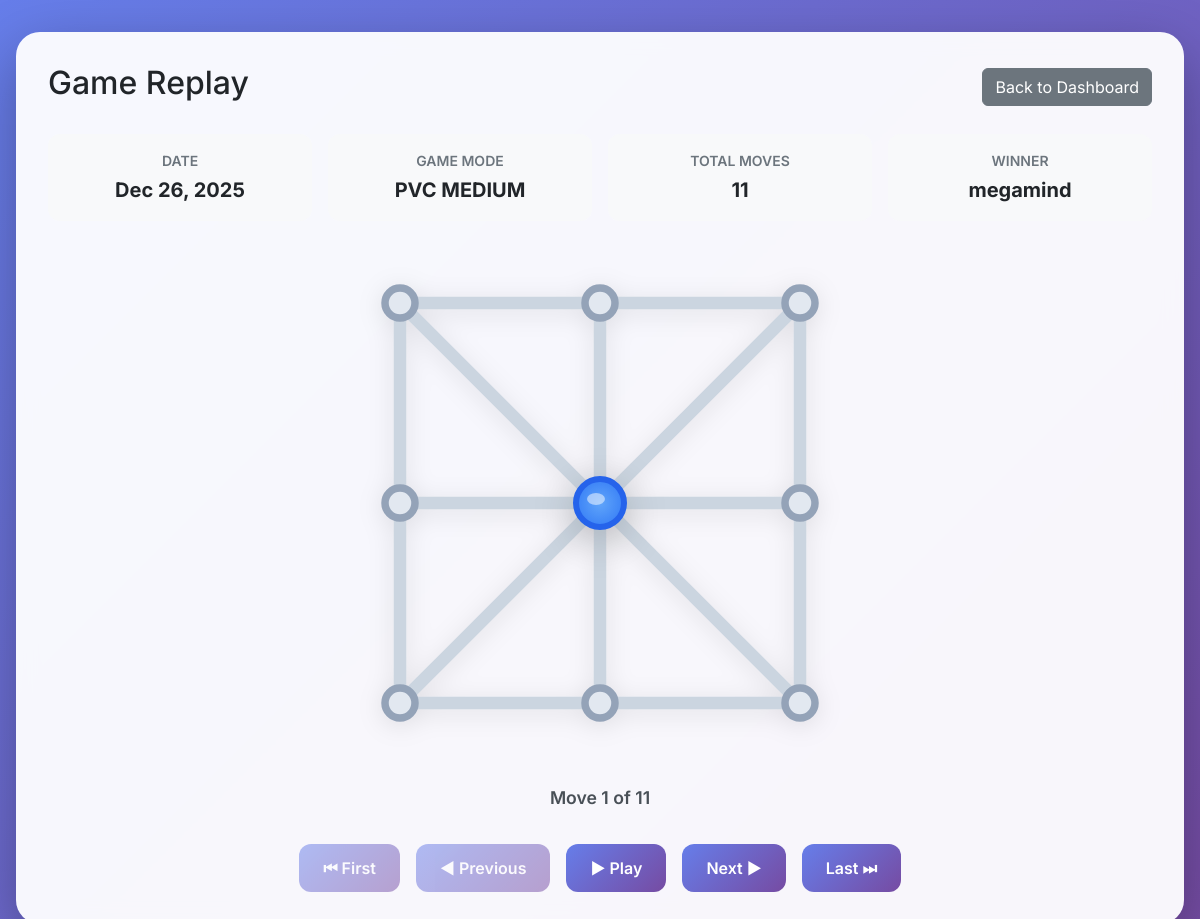
Screenshot of /game-history.php?id=36 (signed in) with the database file from the repository.
### tables this page shows
CREATE TABLE `game_sessions` (
  `id` int(11) NOT NULL,
  `player1_id` int(11) NOT NULL,
  `player2_id` int(11) DEFAULT NULL,
  `game_mode` enum('pvp','pvc-easy','pvc-medium','pvc-hard') NOT NULL,
  `status` enum('active','paused','completed','abandoned') DEFAULT 'active',
  `winner_id` int(11) DEFAULT NULL,
  `started_at` timestamp NULL DEFAULT current_timestamp(),
  `last_move_at` timestamp NULL DEFAULT current_timestamp() ON UPDATE current_timestamp(),
  `completed_at` timestamp NULL DEFAULT NULL,
  `current_phase` enum('placement','movement') DEFAULT 'placement',
  `current_turn` enum('X','O') DEFAULT 'X',
  `board_state` longtext DEFAULT NULL CHECK (json_valid(`board_state`)),
  `player1_score` int(11) DEFAULT 0,
  `player2_score` int(11) DEFAULT 0
);

CREATE TABLE `users` (
  `id` int(11) NOT NULL,
  `username` varchar(50) NOT NULL,
  `email` varchar(100) NOT NULL,
  `password` varchar(255) NOT NULL,
  `avatar` varchar(255) DEFAULT NULL,
  `created_at` timestamp NULL DEFAULT current_timestamp(),
  `last_login` timestamp NULL DEFAULT NULL,
  `is_online` tinyint(1) DEFAULT 0,
  `wins` int(11) DEFAULT 0,
  `losses` int(11) DEFAULT 0,
  `draws` int(11) DEFAULT 0,
  `rating` int(11) DEFAULT 1000,
  `is_admin` tinyint(1) DEFAULT 0,
  `is_banned` tinyint(1) DEFAULT 0,
  `ban_reason` text DEFAULT NULL,
  `banned_at` timestamp NULL DEFAULT NULL,
  `banned_by` int(11) DEFAULT NULL,
  `ban_expires_at` timestamp NULL DEFAULT NULL
);

### game-history.php (the view, shortened to what this page needs)
<?php
$db = Database::getInstance();
$conn = $db->getConnection();
$sessionId = $_GET['id'] ?? null;
$stmt = $conn->prepare("
    SELECT gs.*,
           u1.username as player1_name, u1.avatar as player1_avatar,
           u2.username as player2_name, u2.avatar as player2_avatar,
           w.username as winner_name
    FROM game_sessions gs
    LEFT JOIN users u1 ON gs.player1_id = u1.id
    LEFT JOIN users u2 ON gs.player2_id = u2.id
    LEFT JOIN users w ON gs.winner_id = w.id
    WHERE gs.id = ? AND (gs.player1_id = ? OR gs.player2_id = ?)
");
$stmt->execute([$sessionId, $_SESSION['user_id'], $_SESSION['user_id']]);
$session = $stmt->fetch();
$stmt = $conn->prepare("
    SELECT * FROM game_moves
    WHERE session_id = ?
    ORDER BY move_number ASC
");
$stmt->execute([$sessionId]);
$moves = $stmt->fetchAll();
?>
<!DOCTYPE html>
<html lang="en">
<head>
    <link href="https://cdn.jsdelivr.net/npm/bootstrap@5.3.3/dist/css/bootstrap.min.css" rel="stylesheet">
</head>
<body>
    <div class="replay-container">
        <div class="card-custom">
            <div class="d-flex justify-content-between align-items-center mb-4">
                <h2>Game Replay</h2>
                <a href="dashboard.php" class="btn btn-secondary">Back to Dashboard</a>
            </div>
            <div class="game-info">
                <div class="info-box">
                    <div class="info-label">Date</div>
                    <div class="info-value"><?= date('M d, Y', strtotime($session['started_at'])) ?></div>
                </div>
                <div class="info-box">
                    <div class="info-label">Game Mode</div>
                    <div class="info-value"><?= strtoupper(str_replace('-', ' ', $session['game_mode'])) ?></div>
                </div>
                <div class="info-box">
                    <div class="info-label">Total Moves</div>
                    <div class="info-value"><?= count($moves) ?></div>
                </div>
                <div class="info-box">
                    <div class="info-label">Winner</div>
                    <div class="info-value"><?= $session['winner_name'] ?? 'Draw' ?></div>
                </div>
            </div>
            <div class="board-wrap">
            </div>
            <div class="move-info" id="moveInfo">
                Move <span id="currentMove">0</span> of <span id="totalMoves"><?= count($moves) ?></span>
            </div>
            <div class="replay-controls">
                <button class="btn-control" id="firstBtn" onclick="goToFirst()">⏮ First</button>
                <button class="btn-control" id="prevBtn" onclick="previousMove()">◀ Previous</button>
                <button class="btn-control" id="playBtn" onclick="togglePlay()">▶ Play</button>
                <button class="btn-control" id="nextBtn" onclick="nextMove()">Next ▶</button>
                <button class="btn-control" id="lastBtn" onclick="goToLast()">Last ⏭</button>
            </div>
        </div>
    </div>
</body>
</html>

### game-history.php (style rules this page uses)
* { font-family: 'Inter', -apple-system, BlinkMacSystemFont, 'Segoe UI', sans-serif; }
body { background: linear-gradient(135deg, #667eea 0%, #764ba2 100%); min-height: 100vh; padding: 2rem 1rem; }
.replay-container { max-width: 1200px; margin: 0 auto; }
.card-custom { background: rgba(255, 255, 255, 0.95); backdrop-filter: blur(10px); border-radius: 24px; box-shadow: 0 20px 60px rgba(0, 0, 0, 0.3); padding: 2rem; margin-bottom: 2rem; border: none; }
.board-wrap { width: 100%; max-width: 500px; aspect-ratio: 1 / 1; margin: 2rem auto; }
svg { width: 100%; height: 100%; display: block; filter: drop-shadow(0 4px 12px rgba(0,0,0,0.1)); }
.replay-controls { display: flex; justify-content: center; align-items: center; gap: 1rem; margin-top: 2rem; }
.btn-control { background: linear-gradient(135deg, #667eea 0%, #764ba2 100%); border: none; border-radius: 12px; padding: 0.75rem 1.5rem; color: white; font-weight: 600; cursor: pointer; }
.btn-control:disabled { opacity: 0.5; cursor: not-allowed; }
.move-info { text-align: center; font-size: 1.1rem; font-weight: 600; color: #495057; margin-top: 1rem; }
.game-info { display: grid; grid-template-columns: repeat(auto-fit, minmax(200px, 1fr)); gap: 1rem; margin-bottom: 2rem; }
.info-box { padding: 1rem; background: #f8f9fa; border-radius: 12px; text-align: center; }
.info-label { font-size: 0.875rem; color: #6c757d; font-weight: 600; text-transform: uppercase; }
.info-value { font-size: 1.25rem; font-weight: 700; color: #212529; margin-top: 0.25rem; }

### rows the page displays
game_sessions: started_at "Dec 26, 2025", game_mode "PVC MEDIUM", player1.username "megamind"

### other values shown
count($moves) "11"
